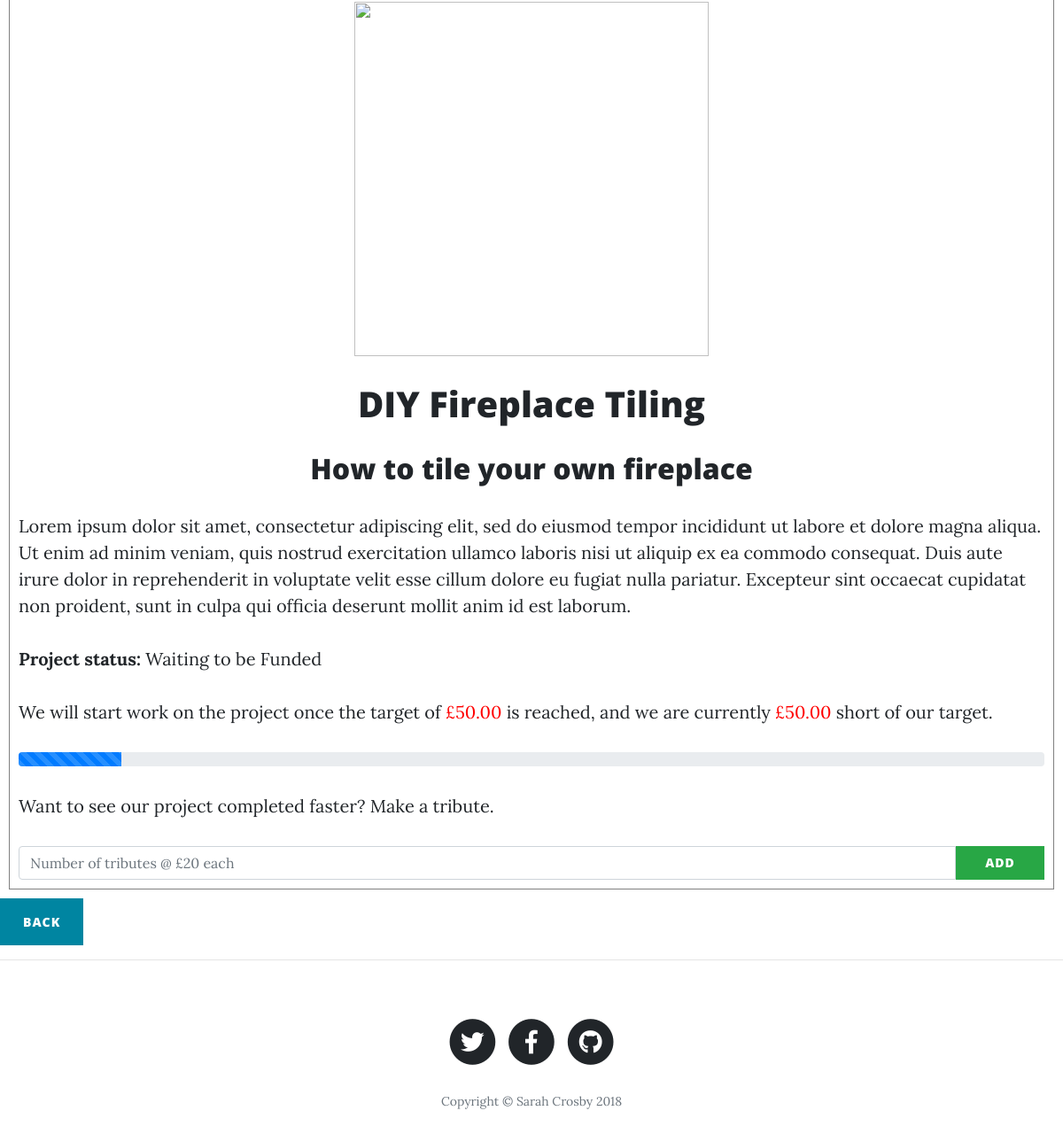
The page /products/1/ (lower part) on the database as committed earlier.
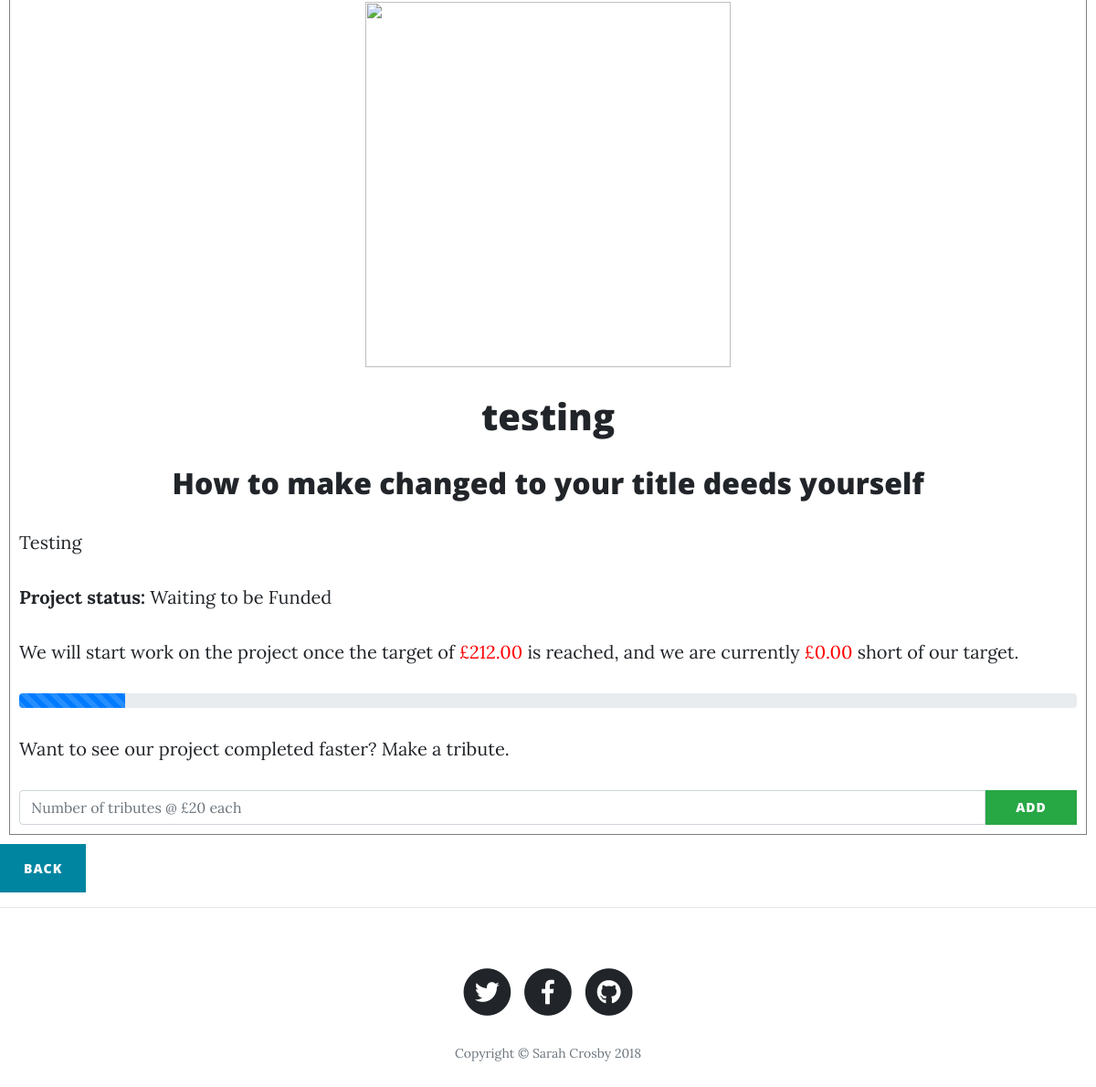
The same page on the database as committed later.
### ecommerce/models.py (models this page shows, shortened)
class Product(models.Model):
    name = models.CharField(max_length=254, default='')
    strap = models.CharField(max_length=254, default='')
    description = models.TextField(default='')
    upvotes = models.IntegerField(default='0')
    tag = models.CharField(max_length=30, blank=True, null=True, default='')
    target = models.DecimalField(max_digits=6, decimal_places=2, default='0.00')
    remaining = models.DecimalField(max_digits=6, decimal_places=2, default='0.00')
    tribute = models.DecimalField(max_digits=6, decimal_places=2, default='0.00')
    image = models.ImageField(upload_to="img", blank=True, null=True, default='')
    status_choices = (
        ('PR', 'In Progress'),
        ('PL', 'In Planning'),
        ('C', 'Completed'),
        ('W', 'Waiting to be Funded'),
    )
    status = models.CharField(max_length=2, choices=status_choices, default='W')

### ecommerce/views.py (the view)
# urls.py: url(r'^(?P<pk>\d+)/$', product_detail, name='product_detail'),
def product_detail(request, pk):
    product = get_object_or_404(Product, pk=pk)
    return render(request, "productdetail.html", {'product': product})

### cart/contexts.py (called while the page is built)
def cart_contents(request):
    cart = request.session.get('cart', {})
    cart_items = []
    total = 0
    product_count = 0
    for id, quantity in cart.items():
        product = get_object_or_404(Product, pk=id)
        total += quantity * product.tribute
        product_count += quantity
        cart_items.append({'id': id, 'quantity': quantity, 'product': product})
    return {'cart_items': cart_items, 'total': total, 'product_count': product_count }

### ecommerce/templates/productdetail.html (shortened to what this page needs)
{% extends 'base.html' %}
 {% block content %}
  </head>
  <body>
    <div class="panel panel-default custom-detail-panel">
        <div class="product-panel-body">
            <div class="text-center">
                <img class="img-product" src="/media/{{ product.image }}">
            </div>
            <div class="product-introduction">
                <p><h1>{{ product.name }}</h1></p>
                <p><h2>{{ product.strap }}</h2></p>
            </div>
            <p> {{ product.description | linebreaks }} </p>
            <strong><p>Project status:</strong> {{ product.get_status_display }}</p>
            <p>We will start work on the project once the target of <font color="red">£{{ product.target }}</font> is reached, and we are currently <font color="red">£{{ product.remaining }}</font> short of our target.</p>
            <div class="progress">
                <div class="progress-bar progress-bar-striped progress-bar-animated" role="progressbar" aria-valuenow="75" aria-valuemin="0" aria-valuemax="100" style="width: 10%">
                </div>
            </div>
            <p>
                Want to see our project completed faster? Make a tribute.
            </p>
        </div>
            <form method="post" action="{%url 'add_to_cart' product.id %}">
                <div class="input-group">
                <input name="quantity" type="number" min="1" max="999" class="form-control" placeholder="Number of tributes @ £20 each">
                <span class="input-group-btn">
                    <button class="btn btn-success btn-product" type="submit">Add</button>
                </span>
                </div>
            </form>
    </div>
    <a class="btn btn-primary" href="{% url 'products' %}">Back</a>
  </body>
 {% endblock %}

Rows that differ between the two databases and show on the page:
changed Product "Waiting to be Funded": name "DIY Fireplace Tiling" → "testing"; strap "How to tile your own fireplace" → "How to make changed to your title deeds yourself"; description "Lorem ipsum dolor sit amet, consectetur adipiscing elit, sed do eiusmod tempor incididunt ut labore et dolore magna aliqua. Ut enim ad minim veniam, quis nostrud exercitation ullamco laboris nisi ut aliquip ex ea commodo consequat. Duis aute irure dolor in reprehenderit in voluptate velit esse cillum dolore eu fugiat nulla pariatur. Excepteur sint occaecat cupidatat non proident, sunt in culpa qui officia deserunt mollit anim id est laborum." → "Testing"; target "50.00" → "212.00"; remaining "50.00" → "0.00"
